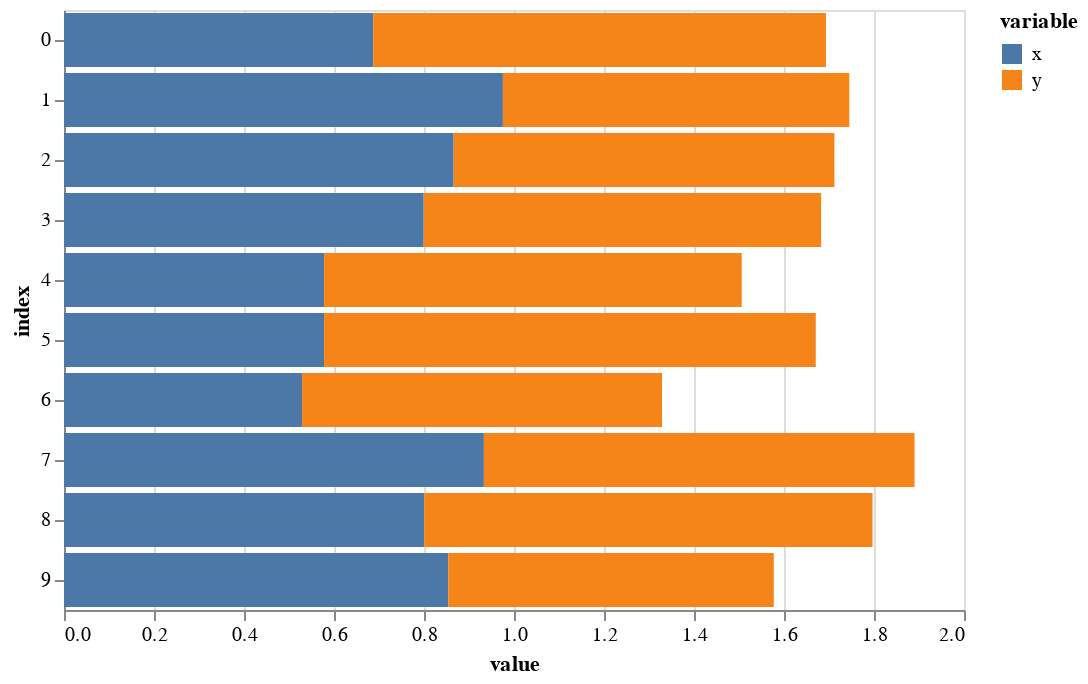

Write notebook code for a chart like this one.
### Code cell
df10.vgplot.barh(stacked=True)

### Figure 1 — Vega-Lite specification as saved in the notebook (floating-point values rounded to 4 significant figures)
{"$schema": "https://vega.github.io/schema/vega-lite/v2.4.3.json", "config": {"view": {"height": 300, "width": 400}}, "data": {"values": [{"index": 0, "value": 0.6873, "variable": "x"}, {"index": 1, "value": 0.9754, "variable": "x"}, {"index": 2, "value": 0.866, "variable": "x"}, {"index": 3, "value": 0.7993, "variable": "x"}, {"index": 4, "value": 0.578, "variable": "x"}, {"index": 5, "value": 0.578, "variable": "x"}, {"index": 6, "value": 0.529, "variable": "x"}, {"index": 7, "value": 0.9331, "variable": "x"}, {"index": 8, "value": 0.8006, "variable": "x"}, {"index": 9, "value": 0.854, "variable": "x"}, {"index": 0, "value": 1.006, "variable": "y"}, {"index": 1, "value": 0.7697, "variable": "y"}, {"index": 2, "value": 0.8461, "variable": "y"}, {"index": 3, "value": 0.8832, "variable": "y"}, {"index": 4, "value": 0.928, "variable": "y"}, {"index": 5, "value": 1.093, "variable": "y"}, {"index": 6, "value": 0.7998, "variable": "y"}, {"index": 7, "value": 0.9571, "variable": "y"}, {"index": 8, "value": 0.9962, "variable": "y"}, {"index": 9, "value": 0.7232, "variable": "y"}]}, "encoding": {"color": {"field": "variable", "type": "nominal"}, "x": {"field": "value", "stack": "zero", "type": "quantitative"}, "y": {"field": "index", "type": "ordinal"}}, "height": 300, "mark": "bar", "title": "", "width": 450}
